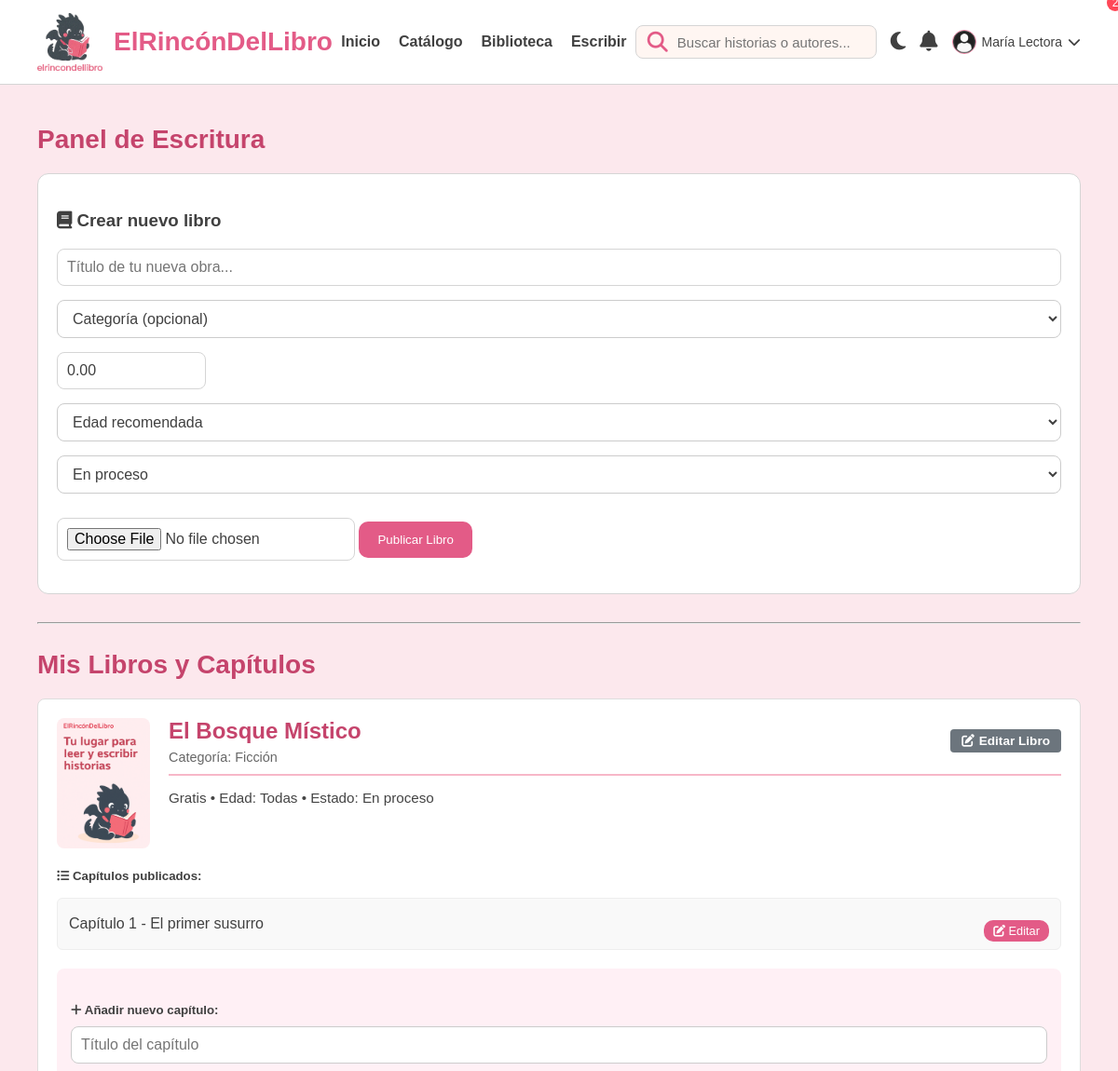
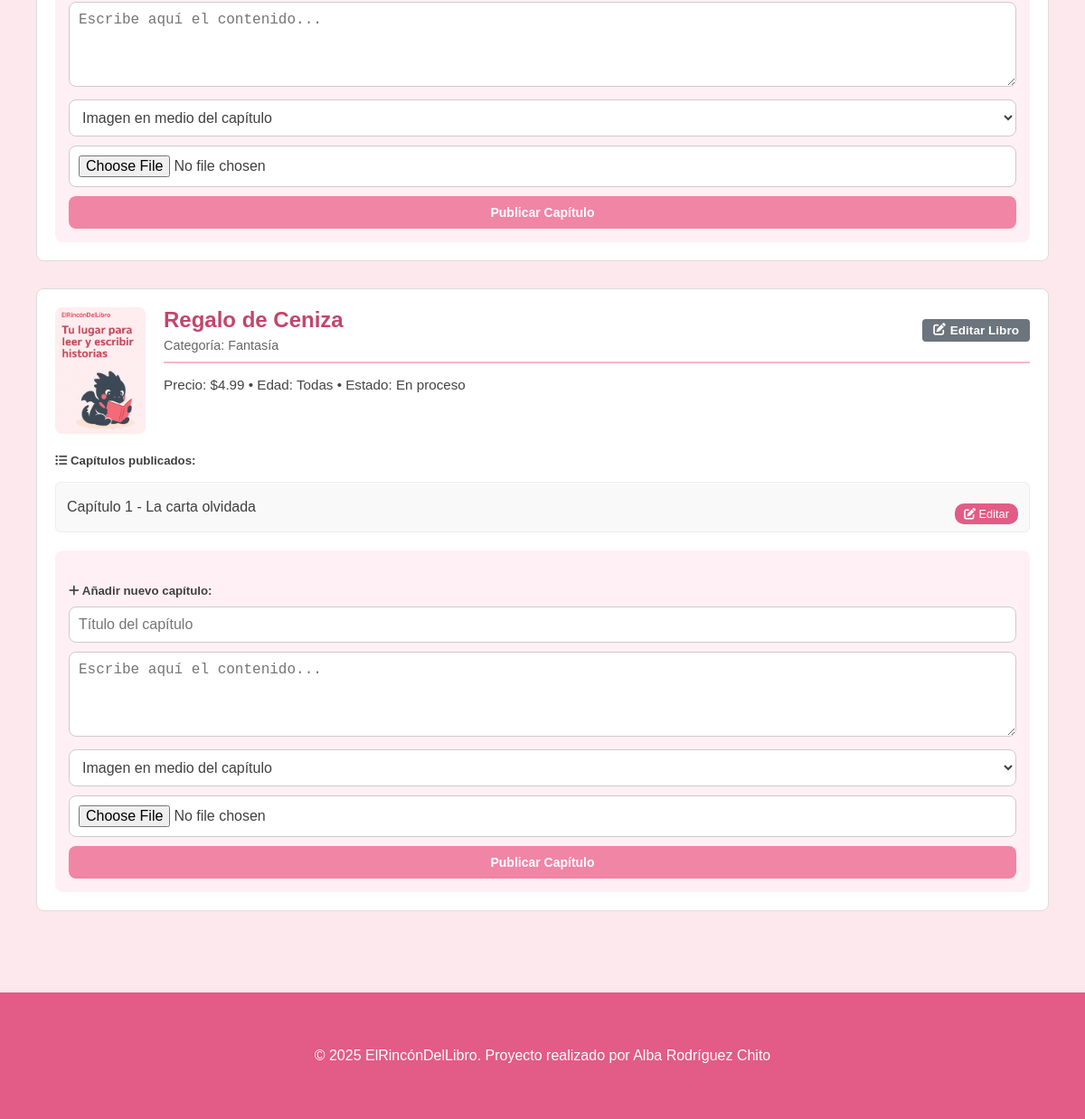
Page /escribir.php (signed in) on the committed database (2 pictures, top to bottom).
### tables this page shows
CREATE TABLE IF NOT EXISTS usuarios (
    id_usuarios INT AUTO_INCREMENT PRIMARY KEY,
    nombre VARCHAR(100) NOT NULL,
    email VARCHAR(100) NOT NULL UNIQUE,
    password VARCHAR(255) NOT NULL,
    avatar VARCHAR(255),
    bio TEXT,
    activo TINYINT(1) DEFAULT 1,
    fecha_registro TIMESTAMP DEFAULT CURRENT_TIMESTAMP
);

CREATE TABLE IF NOT EXISTS libros (
    id_libros INT AUTO_INCREMENT PRIMARY KEY,
    usuario_id INT NOT NULL,
    categoria_id INT,
    titulo VARCHAR(255) NOT NULL,
    portada VARCHAR(255),
    precio DECIMAL(8,2) DEFAULT 0,
    edad_recomendada INT DEFAULT 0,
    estado VARCHAR(20) DEFAULT 'en_proceso',
    fecha_creacion TIMESTAMP DEFAULT CURRENT_TIMESTAMP,
    FOREIGN KEY (usuario_id) REFERENCES usuarios(id_usuarios) ON DELETE CASCADE,
    FOREIGN KEY (categoria_id) REFERENCES categorias(id_categorias) ON DELETE SET NULL
);

CREATE TABLE IF NOT EXISTS categorias (
    id_categorias INT AUTO_INCREMENT PRIMARY KEY,
    nombre VARCHAR(50) NOT NULL
);

CREATE TABLE IF NOT EXISTS capitulos (
    id_capitulos INT AUTO_INCREMENT PRIMARY KEY,
    libro_id INT NOT NULL,
    titulo VARCHAR(255) NOT NULL,
    contenido TEXT NOT NULL,
    fecha_creacion TIMESTAMP DEFAULT CURRENT_TIMESTAMP,
    FOREIGN KEY (libro_id) REFERENCES libros(id_libros) ON DELETE CASCADE
);

### escribir.php (the view, shortened to what this page needs)
<?php
include 'conexion.php';
$usuario_id = $_SESSION['usuario_id'];
$libros = $conexion->query("SELECT l.*, c.nombre AS categoria FROM libros l LEFT JOIN categorias c ON l.categoria_id = c.id_categorias WHERE usuario_id = $usuario_id ORDER BY l.fecha_creacion DESC");
?>
<!DOCTYPE html>
<html lang="es">
<head>
    <link rel="stylesheet" href="CSS/style1.css">
    <link rel="stylesheet" href="https://cdnjs.cloudflare.com/ajax/libs/font-awesome/6.5.0/css/all.min.css">
</head>
<body>
<?php include 'partials/header.php'; ?>
<div class="container">
    <h2 class="section-title">Panel de Escritura</h2>
    <div class="card-form">
        <h3><i class="fa-solid fa-book"></i> Crear nuevo libro</h3>
        <form action="crear_libro.php" method="POST" enctype="multipart/form-data" class="flex-form" style="gap: 10px; align-items: center; flex-wrap: wrap;">
            <input type="text" name="titulo_libro" placeholder="Título de tu nueva obra..." class="input-field" required style="flex: 1; min-width: 220px;">
            <select name="categoria_id" class="input-field" style="padding: 10px 12px; border-radius: 8px; border: 1px solid #ccc; min-width: 180px;">
                <option value="">Categoría (opcional)</option>
            </select>
            <input type="number" name="precio" min="0" step="0.01" placeholder="Precio (0 para gratis)" class="input-field" style="width: 160px;" value="0.00">
            <select name="edad_recomendada" class="input-field" style="padding: 10px 12px; border-radius: 8px; border: 1px solid #ccc; min-width: 170px;">
                <option value="0">Edad recomendada</option>
            </select>
            <select name="estado" class="input-field" style="padding: 10px 12px; border-radius: 8px; border: 1px solid #ccc; min-width: 170px;">
                <option value="en_proceso">En proceso</option>
            </select>
            <input type="file" name="portada" accept="image/*" class="input-field" style="flex: 1 1 100%; max-width: 320px;">
            <button type="submit" class="btn-primary">Publicar Libro</button>
        </form>
    </div>
    <hr>
    <h3 class="section-title">Mis Libros y Capítulos</h3>
    <div class="libros-lista">
        <?php if ($libros->num_rows > 0): ?>
            <?php while($libro = $libros->fetch_assoc()):
                    $cover_path = !empty($libro['portada']) ? (strpos($libro['portada'], 'img/') === 0 ? $libro['portada'] : 'img/' . $libro['portada']) : 'img/Imagen_de_ejemplo.png'; ?>
                <div class="libro-item card" style="margin-bottom: 30px; padding: 20px; border: 1px solid #ddd; border-radius: 8px;">
                    <div style="display: flex; gap: 20px; align-items: flex-start; margin-bottom: 15px;">
                        <img src="<?php echo htmlspecialchars($cover_path); ?>" alt="Portada" style="width: 100px; height: 140px; object-fit: cover; border-radius: 8px;">
                        <div style="flex: 1;">
                    <div style="display: flex; justify-content: space-between; align-items: center; border-bottom: 2px solid var(--rosa-200); padding-bottom: 10px; margin-bottom: 15px;">
                        <div>
                            <h4 style="color: var(--rosa-800); font-size: 1.5rem; margin: 0;">
                                <?php echo htmlspecialchars($libro['titulo']); ?>
                            </h4>
                            <?php if (!empty($libro['categoria'])): ?>
                                <p style="font-size: 0.9rem; color: #666; margin: 6px 0 0;">Categoría: <?php echo htmlspecialchars($libro['categoria']); ?></p>
                            <?php endif; ?>
                        </div>
                        <a href="editar_libro.php?id=<?php echo $libro['id_libros']; ?>" class="btn-secondary" style="background: #6c757d; color: white; padding: 5px 12px; font-size: 0.85rem; text-decoration: none; border-radius: 4px; display: flex; align-items: center; gap: 5px;">
                            <i class="fa-solid fa-pen-to-square"></i> Editar Libro
                        </a>
                    </div>
                    <p style="font-size:0.95rem; color:#444; margin: 0 0 8px;">
                        <?php echo ($libro['precio'] > 0 ? 'Precio: $' . number_format($libro['precio'],2) : 'Gratis'); ?> • Edad: <?php echo $libro['edad_recomendada'] > 0 ? $libro['edad_recomendada'] . '+' : 'Todas'; ?> • Estado: <?php echo $libro['estado'] === 'completado' ? 'Completado' : 'En proceso'; ?>
                    </p>
                    </div>
                </div>
                    <div class="capitulos-gestion" style="margin: 15px 0;">
                        <h5 style="margin-bottom: 10px;"><i class="fa-solid fa-list-ul"></i> Capítulos publicados:</h5>
                        <?php
                        $id_l = $libro['id_libros'];
                        $capitulos = $conexion->query("SELECT id_capitulos, titulo FROM capitulos WHERE libro_id = $id_l");
                        if ($capitulos->num_rows > 0): ?>
                            <ul style="list-style: none; padding-left: 0;">
                                <?php while($cap = $capitulos->fetch_assoc()): ?>
                                    <li style="display: flex; justify-content: space-between; align-items: center; background: #f9f9f9; padding: 8px 12px; margin-bottom: 8px; border-radius: 6px; border: 1px solid #eee;">
                                        <span style="font-weight: 500;"><?php echo htmlspecialchars($cap['titulo']); ?></span>
                                        <a href="editar_capitulo.php?id=<?php echo $cap['id_capitulos']; ?>" class="btn-primary" style="padding: 4px 10px; font-size: 0.8rem; text-decoration: none;">
                                            <i class="fa-solid fa-edit"></i> Editar
                                        </a>
                                    </li>
                                <?php endwhile; ?>
                            </ul>
                        <?php else: ?>
                            <p style="font-size: 0.9rem; color: #666; font-style: italic;">Aún no hay capítulos en este libro.</p>
                        <?php endif; ?>
                    </div>
                    <div style="background: #fff0f5; padding: 15px; border-radius: 8px; margin-top: 20px;">
                        <h5 style="margin-bottom: 10px; color: var(--rosa-700);"><i class="fa-solid fa-plus"></i> Añadir nuevo capítulo:</h5>
                        <form action="crear_capitulo.php" method="POST" enctype="multipart/form-data">
                            <input type="text" name="titulo_capitulo" placeholder="Título del capítulo" class="input-field" required style="width: 100%; margin-bottom: 10px; border: 1px solid #ccc;">
                            <textarea name="contenido_capitulo" placeholder="Escribe aquí el contenido..." class="input-field" rows="4" required style="width: 100%; margin-bottom: 10px; border: 1px solid #ccc;"></textarea>
                            <select name="posicion_imagen" class="input-field" style="width: 100%; margin-bottom: 10px; border: 1px solid #ccc;">
                                <option value="medio">Imagen en medio del capítulo</option>
                            </select>
                            <input type="file" name="imagen" accept="image/*" class="input-field" style="width: 100%; margin-bottom: 10px; border: 1px solid #ccc;">
                            <button type="submit" class="btn-secondary" style="width: 100%;">Publicar Capítulo</button>
                        </form>
                    </div>
                </div>
            <?php endwhile; ?>
        <?php else: ?>
            <div style="text-align: center; padding: 40px; color: #666;">
                <p>Aún no tienes libros. ¡Utiliza el formulario de arriba para crear tu primera obra!</p>
            </div>
        <?php endif; ?>
    </div>
</div>
<?php include 'partials/footer.php'; ?>
</body>
</html>

### partials/header.php (shortened to what this page needs)
<?php
include 'conexion.php';
$nombre_usuario = isset($_SESSION['usuario_nombre']) ? $_SESSION['usuario_nombre'] : null;
$usuario_id = isset($_SESSION['usuario_id']) ? $_SESSION['usuario_id'] : null;
$notif_count = 0;
if ($usuario_id) {
    $res_count = $conexion->query("SELECT COUNT(*) AS total FROM notificaciones WHERE usuario_id = $usuario_id AND leida = 0");
    if ($res_count) {
        $row_count = $res_count->fetch_assoc();
        $notif_count = $row_count['total'] ?? 0;
    }
    $avatar_url = 'img/user-default.png';
    $res_avatar = $conexion->query("SELECT avatar FROM usuarios WHERE id_usuarios = $usuario_id LIMIT 1");
    if ($res_avatar && $res_avatar->num_rows === 1) {
        $row = $res_avatar->fetch_assoc();
        if (!empty($row['avatar'])) {
            $avatar_url = $row['avatar'];
        }
    }
}
?>
<header class="header">
    <div class="container header-inner">
        <div class="header-left">
            <img src="img/dragon1.png" class="logo-dragon" alt="logo">
            <h1 class="logo-text">ElRincónDelLibro</h1>
        </div>
        <nav class="nav-menu">
            <a href="index.php">Inicio</a>
            <a href="catalogo.php">Catálogo</a>
            <a href="biblioteca.php">Biblioteca</a>
            <a href="escribir.php">Escribir</a>
        </nav>
        <div class="header-right">
            <form action="catalogo.php" method="GET" class="search-box">
                <i class="fa-solid fa-magnifying-glass search-icon"></i>
                <input type="text" name="search" placeholder="Buscar historias o autores..." value="<?php echo isset($_GET['search']) ? htmlspecialchars($_GET['search']) : ''; ?>">
            </form>
            <div class="dark-mode-switch" onclick="toggleDarkMode()" title="Cambiar modo">
                <i id="dark-icon" class="fa-solid fa-moon"></i>
            </div>
            <div class="notification-dropdown">
                <div class="notification-trigger" id="notifTrigger">
                    <i class="fa-solid fa-bell"></i>
                    <?php if ($nombre_usuario && $notif_count > 0): ?>
                        <span class="notif-count" style="position: absolute; top: -6px; right: -6px; background: #ff4757; color: white; border-radius: 50%; width: 18px; height: 18px; display: inline-flex; align-items: center; justify-content: center; font-size: 0.75rem;"><?php echo $notif_count; ?></span>
                    <?php endif; ?>
                </div>
            </div>
            <?php if ($nombre_usuario): ?>
                <div class="user-menu">
                    <div class="user-trigger">
                        <div class="avatar-container">
                            <img src="<?php echo htmlspecialchars($avatar_url); ?>" alt="Usuario" class="img-login-header">
                        </div>
                        <span class="user-name-text"><?= htmlspecialchars($nombre_usuario) ?></span>
                        <i class="fa-solid fa-chevron-down icon-arrow"></i>
                    </div>
                </div>
            <?php else: ?>
                <a href="login.php" class="login-link"><i class="fa-solid fa-user"></i></a>
            <?php endif; ?>
        </div>
    </div>
</header>

### CSS/style1.css (style rules this page uses)
:root { --rosa-50: #FCE8ED; --rosa-200: #F7B7C8; --rosa-400: #F185A5; --rosa-600: #E35B87; --rosa-800: #C5446C; --crema: #FFF6F2; --gris-100: #F7F7F7; --gris-300: #D5D5D5; --gris-700: #404040; --max-width: 1200px; --color-fondo: var(--rosa-50); --color-texto: var(--gris-700); --color-blanco-elementos: #ffffff; --color-borde: var(--gris-300); --sombra: rgba(0, 0, 0, 0.1); }
* { box-sizing: border-box; }
body { margin: 0; background: var(--color-fondo); font-family: "Verdana", sans-serif; color: var(--color-texto); transition: background 0.3s ease, color 0.3s ease; }
img { display: block; max-width: 100%; }
.container { max-width: var(--max-width); margin: auto; padding: 20px 40px; }
.header { background: var(--color-blanco-elementos); backdrop-filter: blur(6px); border-bottom: 1px solid var(--color-borde); position: sticky; top: 0; z-index: 20; }
.header-inner { display: flex; justify-content: space-between; align-items: center; height: 90px; }
.header-left { display: flex; align-items: center; gap: 12px; }
.logo-dragon { width: 70px; }
.logo-text { font-size: 28px; font-weight: 700; color: var(--rosa-600); }
.nav-menu { display: flex; gap: 20px; }
.nav-menu a { text-decoration: none; color: var(--color-texto); font-size: 16px; font-weight: 600; }
.search-box { display: flex; align-items: center; background: var(--crema); border: 1px solid var(--color-borde); padding: 6px 12px; border-radius: 8px; }
.search-box input { border: none; outline: none; background: transparent; margin-left: 8px; font-size: 15px; color: var(--color-texto); }
.search-icon { color: var(--rosa-600); }
.header-right { display: flex; align-items: center; gap: 15px; font-size: 22px; color: var(--color-texto); }
.btn-primary { margin-top: 15px; background: var(--rosa-600); color: white; border: none; padding: 12px 20px; border-radius: 10px; cursor: pointer; transition: background 0.3s ease, transform 0.2s ease; }
.btn-secondary { background: var(--rosa-400); color: white; border: none; padding: 10px 18px; border-radius: 8px; font-family: "Verdana", sans-serif; font-size: 14px; font-weight: 600; cursor: pointer; transition: background 0.3s ease, transform 0.2s ease; display: inline-flex; align-items: center; justify-content: center; gap: 8px; }
.section-title { font-size: 28px; color: var(--rosa-800); margin-bottom: 20px; }
.input-field { width: 100%; padding: 10px; background: var(--color-blanco-elementos); color: var(--color-texto); border: 1px solid var(--color-borde); border-radius: 8px; font-size: 16px; margin-bottom: 15px; }
.user-menu { position: relative; display: flex; align-items: center; }
.user-trigger { display: flex; align-items: center; gap: 6px; cursor: pointer; font-size: 14px; }
.avatar-container { width: 26px; height: 26px; min-width: 26px; min-height: 26px; border-radius: 50%; overflow: hidden; border: 1.5px solid var(--rosa-400); display: flex; align-items: center; justify-content: center; background: #fff; }
.img-login-header { width: 26px; height: 26px; object-fit: cover; }
.card-form { background: var(--color-blanco-elementos); padding: 20px; border-radius: 12px; margin-bottom: 30px; border: 1px solid var(--color-borde); }
.libro-item { background: var(--color-blanco-elementos); padding: 20px; border-radius: 10px; margin-bottom: 20px; border-left: 5px solid var(--rosa-600); border-top: 1px solid var(--color-borde); border-right: 1px solid var(--color-borde); border-bottom: 1px solid var(--color-borde); }

### rows in the picture
usuarios: avatar (placeholder picture)
libros: portada (picture), titulo "El Bosque Místico", categoria.nombre "Ficción", precio "Gratis", edad_recomendada "Todas", estado "En proceso"
capitulos: titulo "Capítulo 1 - El primer susurro"
libros: portada (picture), titulo "Regalo de Ceniza", categoria.nombre "Fantasía", precio "4.99", edad_recomendada "Todas", estado "En proceso"
capitulos: titulo "Capítulo 1 - La carta olvidada"

### other values in the picture
$nombre_usuario "María Lectora"
